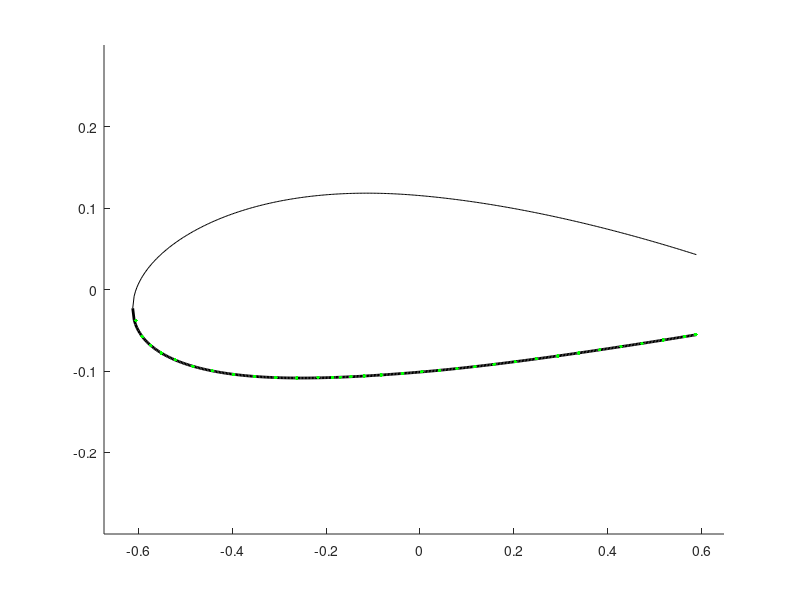

Recreate this plot in MATLAB. (Note: this script raises an error after producing the figure.)
%function [x_c, y_c, Ixx, Iyy, Ixy, skin, spar, str, caps, x_quarterchord] = build_airfoil()


% clear all;

density = 2780;         %kg/m^3

%% 2415 Airfoil 
m = 0.02;               % 
p = 0.4;                % max camber
t = 0.15;               % max thickness 
c = 1.5;                % chord length
nx = 500;               % number of increments
dx = c/nx;  
x = 0:dx:c;             % even spacing

%% Structural elements (arbitrary inputs for now)
skin.t = 0.002;                               % thickness of skin
spar.t = 0.008;                               % thickness of spar
str.A_upp = 25E-6;                            % area of each upper stringer
str.A_low = 25E-6;                            % area of each lower stringer
caps.A = 1E-5;                                % area of spar caps
spar.x = 0.3*1.5;                                                      % choose x location of spar
str.x_upp = [x(1), x(10), x(25), x(50), x(80), x(110), x(140), x(170), x(200), x(225), x(250), x(280), x(310), x(340), x(370), x(400)];     % choose x locations of upper stringers
str.x_low = [x(1), x(10), x(25), x(50), x(80), x(110), x(140), x(170), x(200), x(225), x(250), x(280), x(310), x(340), x(370), x(400)];     % choose x locations of lower stringers

%% Create Airfoil from equation
yc = zeros(1,nx+1);
yt = zeros(1,nx+1);
yU0 = zeros(1,nx+1);
yL0 = zeros(1,nx+1);
theta = zeros(1,nx+1);
xb = p*c;
i_xb = xb/dx + 1;  

% NACA equation source: http://www.aerospaceweb.org/question/airfoils/q0041.shtml    
for i = 1:nx+1
    yt(i) = 5*t*c*(0.2969*sqrt(x(i)/c) - 0.1260*(x(i)/c) - 0.3516*(x(i)/c)^2 + 0.2843*(x(i)/c)^3 - 0.1015*(x(i)/c)^4);
    if i <= i_xb
        yc(i) = m*x(i)/p^2*(2*p - x(i)/c);
        theta(i) = atan(2*m/p^2*(p - x(i)/c));
    else
        yc(i) = m*(c - x(i))/(1-p)^2*(1 + x(i)/c - 2*p);
        theta(i) = atan(2*m/(1-p)^2*(p-x(i)/c));
    end
    yU0(i) = yc(i) + yt(i)*cos(theta(i));
    yL0(i) = yc(i) - yt(i)*cos(theta(i));
end

% The last 20% of the chord length of the airfoil was neglected under the assumption that
% this section contained flaps and ailerons, and would therefore not support aerodynamic loads.
i_xend = round(0.8*c/dx)+1;
x = x(1:i_xend);
yU = yU0(1:i_xend);
yL = yL0(1:i_xend);

%% Spars
spar.x = [spar.x,x(end)];                    % x location of spar
spar.n = length(spar.x);                     % number of spars
spar.i = round(spar.x./dx)+1;                % index of spars  
spar.h = yU(spar.i) - yL(spar.i);            % height of spar
spar.Cy = (yU(spar.i) + yL(spar.i))/2;       % y centroid of spar  
spar.A = spar.t*spar.h;                      % area of spar
spar.y_upp = yU(spar.i);
spar.y_low = yL(spar.i);

%% Stringers
str.n_upp = length(str.x_upp);                            % number of upper stringers
str.i_upp = round(str.x_upp./dx)+1;                       % indices of upper stringers
str.n_low = length(str.x_low);                            % number of lower stringers
str.i_low = round(str.x_low./dx)+1;                       % indices of lower stringers
str.y_upp = yU(str.i_upp);
str.y_low = yL(str.i_low);

%% Nodes (based on TA's definition: node = skin and spar cap)
node.x_upp = [str.x_upp,spar.x];            % x location of upper stringers and spars
node.x_upp = sort(node.x_upp);              % sort ascending
% skin should be broken into smaller elements for higher accuracy of calculation
% break one skin element into two by adding one more node in between
skin.x_upp = zeros(1,2*length(node.x_upp)-1);
for i = 1:length(node.x_upp)-1
    skin.x_upp(2*i-1) = node.x_upp(i);
    skin.x_upp(2*i) = (node.x_upp(i) + node.x_upp(i+1))/2;
end
skin.x_upp(end) = node.x_upp(end);

skin.i_upp = round(skin.x_upp/dx)+1;       % indices of skins
skin.n_upp = length(skin.x_upp)-1;         % number of upper skins
skin.l_upp = zeros(1,skin.n_upp);          % length of upper skins
skin.A_upp = zeros(1,skin.n_upp);          % area of upper skins
skin.Cx_upp = zeros(1,skin.n_upp);         % x centroid of upper skins
skin.Cy_upp = zeros(1,skin.n_upp);         % y centroid of upper skins

for i = 1:skin.n_upp
    skin.l_upp(i) = sqrt((yU(skin.i_upp(i+1)) - yU(skin.i_upp(i)))^2 + (skin.x_upp(i+1) - skin.x_upp(i))^2);  
    skin.A_upp(i) = skin.t*skin.l_upp(i);
    skin.Cx_upp(i) = (skin.x_upp(i+1) + skin.x_upp(i))/2;
    skin.Cy_upp(i) = (yU(skin.i_upp(i+1)) + yU(skin.i_upp(i)))/2;
end

% lower nodes
node.x_low = [str.x_low,spar.x];
node.x_low = sort(node.x_low);

skin.x_low = zeros(1,2*length(node.x_low)-1);
for i = 1:length(node.x_low)-1
    skin.x_low(2*i-1) = node.x_low(i);
    skin.x_low(2*i) = (node.x_low(i) + node.x_low(i+1))/2;
end
skin.x_low(end) = node.x_low(end);

skin.i_low = round(skin.x_low/dx)+1;
skin.n_low = length(skin.x_low)-1;
skin.l_low = zeros(1,skin.n_low);
skin.A_low = zeros(1,skin.n_low);
skin.Cx_low = zeros(1,skin.n_low);
skin.Cy_low = zeros(1,skin.n_low);

for i = 1:skin.n_low
    skin.l_low(i) = sqrt((yL(skin.i_low(i+1)) - yL(skin.i_low(i)))^2 + (skin.x_low(i+1) - skin.x_low(i))^2);
    skin.A_low(i) = skin.t*skin.l_low(i);
    skin.Cx_low(i) = (skin.x_low(i+1) + skin.x_low(i))/2;
    skin.Cy_low(i) = (yL(skin.i_low(i+1)) + yL(skin.i_low(i)))/2;
end

%% Spar Caps
caps.x = spar.x;
caps.n = 2*length(caps.x);
caps.y_upp = yU(spar.i);
caps.y_low = yL(spar.i);
caps.i = round(caps.x/dx)+1;
% Centroids of caps are at the x and y locations: caps.Cy = caps.C,

%% Centroid of the overall wing section
% initial value
Cx_sum = 2*(sum(caps.x.*caps.A)) + sum(str.x_upp.*str.A_upp) + sum(str.x_low.*str.A_low) + sum(spar.x.*spar.A) ...
         + sum(skin.Cx_low.*skin.A_low) + sum(skin.Cx_upp.*skin.A_upp);
Cy_sum = sum(caps.y_low.*caps.A) + sum(caps.y_upp.*caps.A) + sum(yU(str.i_upp).*str.A_upp) + sum(yL(str.i_low).*str.A_low) ... 
         + sum(spar.Cy.*spar.A) + sum(skin.Cy_low.*skin.A_low) + sum(skin.Cy_upp.*skin.A_upp);
A_sum = caps.A*caps.n + str.A_upp*str.n_upp + str.A_low*str.n_low + sum(spar.A) + sum(skin.A_low) + sum(skin.A_upp);

Cx = Cx_sum/A_sum;
Cy = Cy_sum/A_sum;

%% Leading Edge Origin Plot
% figure
% plot(x,yU,'k',x,yL,'k','Linewidth',2);
% ylim([-0.3 0.3])
% hold on
% xlim([0,c]);
% plot(str.x_upp,yU(str.i_upp),'or',str.x_low,yL(str.i_low),'or','markersize',5);
% % plot([x(1),x(1)],[yU(i(1)),yL(i(1))],'b',[x(end),x(end)],[yU(end),yL(end)],'b','Linewidth',3);
% rectangle('Position',[x(spar.i(1))-spar.t/2, yL(spar.i(1)), spar.t, yU(spar.i(1))-yL(spar.i(1))]);
% rectangle('Position',[x(spar.i(2))-spar.t/2, yL(spar.i(2)), spar.t, yU(spar.i(2))-yL(spar.i(2))]);
% plot(spar.x,yU(spar.i),'sg',spar.x,yL(spar.i),'sg','markersize',7);
% % plot([x(end),x(end)],[yU(end),yL(end)]);
% scatter(Cx,Cy,'m*')
% ylabel('y (m)')
% xlabel('x (m)')
% grid on

%% Area moments of inertia
for i = 1:length(spar.x)
    spar.Ixx(i) = (spar.t*spar.h(i)^3)/12 + spar.A(i)*(spar.Cy(i) - Cy)^2;
    spar.Iyy(i) = (spar.h(i)*spar.t^3)/12 + spar.A(i)*(spar.x(i) - Cx)^2;
    spar.Ixy(i) = spar.A(i)*(spar.Cy(i) - Cy)*(spar.x(i) - Cx);
end

for i = 1:skin.n_upp
    skin.Ixx_upp(i) = skin.A_upp(i)*(skin.Cy_upp(i) - Cy)^2;
    skin.Iyy_upp(i) = skin.A_upp(i)*(skin.Cx_upp(i) - Cx)^2;
    skin.Ixy_upp(i) = skin.A_upp(i)*(skin.Cy_upp(i) - Cy)*(skin.Cx_upp(i) - Cx);
end

for i = 1:skin.n_low
    skin.Ixx_low(i) = skin.A_low(i)*(skin.Cy_low(i) - Cy)^2;
    skin.Iyy_low(i) = skin.A_low(i)*(skin.Cx_low(i) - Cx)^2;
    skin.Ixy_low(i) = skin.A_low(i)*(skin.Cy_low(i) - Cy)*(skin.Cx_low(i) - Cx);
end

for i = 1:str.n_upp
    str.Ixx_upp(i) = str.A_upp*(yU(str.i_upp(i)) - Cy)^2;
    str.Iyy_upp(i) = str.A_upp*(str.x_upp(i) - Cx)^2;
    str.Ixy_upp(i) = str.A_upp*(yU(str.i_upp(i)) - Cy)*(str.x_upp(i) - Cx);
end

for i = 1:str.n_low
    str.Ixx_low(i) = str.A_low*(yL(str.i_low(i)) - Cy)^2;
    str.Iyy_low(i) = str.A_low*(str.x_low(i) - Cx)^2;
    str.Ixy_low(i) = str.A_low*(yL(str.i_low(i)) - Cy)*(str.x_low(i) - Cx);
end

for i = 1:length(caps.x)
    caps.Ixx_upp(i) = caps.A*(caps.y_upp(i) - Cy)^2;
    caps.Iyy_upp(i) = caps.A*(caps.x(i) - Cx)^2;
    caps.Ixy_upp(i) = caps.A*(caps.y_upp(i) - Cy)*(caps.x(i) - Cx);
end

for i = 1:length(caps.x)
    caps.Ixx_low(i) = caps.A*(caps.y_low(i) - Cy)^2;
    caps.Iyy_low(i) = caps.A*(caps.x(i) - Cx)^2;
    caps.Ixy_low(i) = caps.A*(caps.y_low(i) - Cy)*(caps.x(i) - Cx);
end

Ixx = sum(spar.Ixx)+sum(skin.Ixx_upp)+sum(skin.Ixx_low)+sum(str.Ixx_upp)+sum(str.Ixx_low)+sum(caps.Ixx_low);
Iyy = sum(spar.Iyy)+sum(skin.Iyy_upp)+sum(skin.Iyy_low)+sum(str.Iyy_upp)+sum(str.Iyy_low)+sum(caps.Iyy_low);
Ixy = sum(spar.Ixy)+sum(skin.Ixy_upp)+sum(skin.Ixy_low)+sum(str.Ixy_upp)+sum(str.Ixy_low)+sum(caps.Ixy_low);


%%%%%%%%%%%%%%%%%%%%%%%%%%%%%%%%%%%%%%%%%%%%%%%%%%%%%%%%%%%%%%%%%%%%%%%%
%% BELOW CALCULATIONS ARE COORDINATE TRANSFORMATIONS FOR JARED's CODE %%
%%%%%%%%%%%%%%%%%%%%%%%%%%%%%%%%%%%%%%%%%%%%%%%%%%%%%%%%%%%%%%%%%%%%%%%%

%% Shift coordinate system to centroid-centered frame
% x's
spar.x_c = spar.x - Cx;
skin.x_upp_c = skin.Cx_upp - Cx;
skin.x_low_c = skin.Cx_low - Cx;
str.x_upp_c = str.x_upp - Cx;
str.x_low_c = str.x_low - Cx;
caps.x_upp_c = caps.x - Cx;
caps.x_low_c = caps.x - Cx;

% y's (Cy's are y's for point-components)
skin.y_upp_c = skin.Cy_upp - Cy;
skin.y_low_c = skin.Cy_low - Cy;
str.y_upp_c = str.y_upp - Cy;
str.y_low_c = str.y_low - Cy;
caps.y_upp_c = caps.y_upp - Cy;
caps.y_low_c = caps.y_low - Cy;

%% Make CCW coordinate system for shear flow
x_CCW = zeros(1,length(x));
yU_CCW = zeros(1,length(x));
yL_CCW = zeros(1,length(x));

for i = 1:length(x)
    x_CCW(i) = x(end - i + 1);
    yU_CCW(i) = yU(end - i + 1);
    yL_CCW(i) = yL(end - i + 1);
end
y_CCW = [yU_CCW yL_CCW(end-1:-1:1)];         
x_CCW = [x_CCW x(2:end)];

spar.i_CCW = length(x) - spar.i + 1;
spar.i_CCW = sort([spar.i_CCW, (length(x) + spar.i - 1)]); 
skin.i_CCW = length(x) - skin.i_upp + 1;
skin.i_CCW = sort([skin.i_CCW, (length(x) + skin.i_low - 1)]);
str.i_CCW  = length(x) - str.i_upp + 1;
str.i_CCW  = sort([str.i_CCW, (length(x) + str.i_low - 1)]);
caps.i_CCW = spar.i_CCW;

x_c = x_CCW - Cx;
y_c = y_CCW - Cy;

x_quarterchord = c/4 - Cx;

%% Weight of Wing 

dist_fore = zeros(1, length(x_c)-1);

for i = 1:length(x_c)-1           
      dist_fore(i) = ((x_c(i)-x_c(i+1))^2 + (y_c(i)-y_c(i+1))^2)^0.5;
end
skin.length = sum(dist_fore(:)) + ((x_c(end-1)-x_c(end))^2 + (y_c(end-1)-y_c(end))^2)^0.5;

Ribless_Wing_Weight = (skin.length*skin.t + caps.A*4 + str.A_upp*2*length(str.x_upp) + sum(spar.A)) * 10.82 * density;

%% Centroid-centered plot
figure
hold on
plot(x-Cx,yU-Cy,'k',x-Cx,yL-Cy,'k','Linewidth',2);
ylim([-0.3 0.3])
xlim([1.1*(-Cx),1.1*(x(end)-Cx)]);
p.skin_upp = plot(skin.x_low_c, skin.y_low_c, 'g.', 'markersize',8);
p.skin_low = plot(skin.x_upp_c, skin.y_upp_c, 'g.','markersize',8);
p.str_upp  = plot(str.x_upp_c, str.y_upp_c, 'or', 'markersize',5);
p.str_low  = plot(str.x_low_c, str.y_low_c, 'or', 'markersize',5);
p.spar1    = plot(spar.x_c(1), 0.5*(spar.y_upp(1) + spar.y_low(1)) - Cy, 'bx', 'markersize', 8);
p.spar2    = plot(spar.x_c(2), 0.5*(spar.y_upp(2) + spar.y_low(2)) - Cy, 'bx', 'markersize', 8);
p.caps_upp = plot(caps.x_upp_c, caps.y_upp_c, 'sm', 'markersize', 10);
p.caps_low = plot(caps.x_low_c, caps.y_low_c, 'sm', 'markersize', 10);
rectangle('Position',[x(spar.i(1))-spar.t/2-Cx, yL(spar.i(1))-Cy, spar.t, yU(spar.i(1))-yL(spar.i(1))]);
rectangle('Position',[x(spar.i(2))-spar.t/2-Cx, yL(spar.i(2))-Cy, spar.t, yU(spar.i(2))-yL(spar.i(2))]);
p.centroid = plot(0,0,'r*', 'markersize', 10);
legend([p.centroid, p.skin_upp, p.str_upp, p.spar1, p.caps_upp],'Overall Centroid', 'Skin', 'Stringer', 'Spar', 'Spar Cap');
ylabel('y (m)')
xlabel('x (m)')
grid on

disp('Ribless Wing Weight in kg = ');
disp(Ribless_Wing_Weight)
disp('build_airfoil complete');
